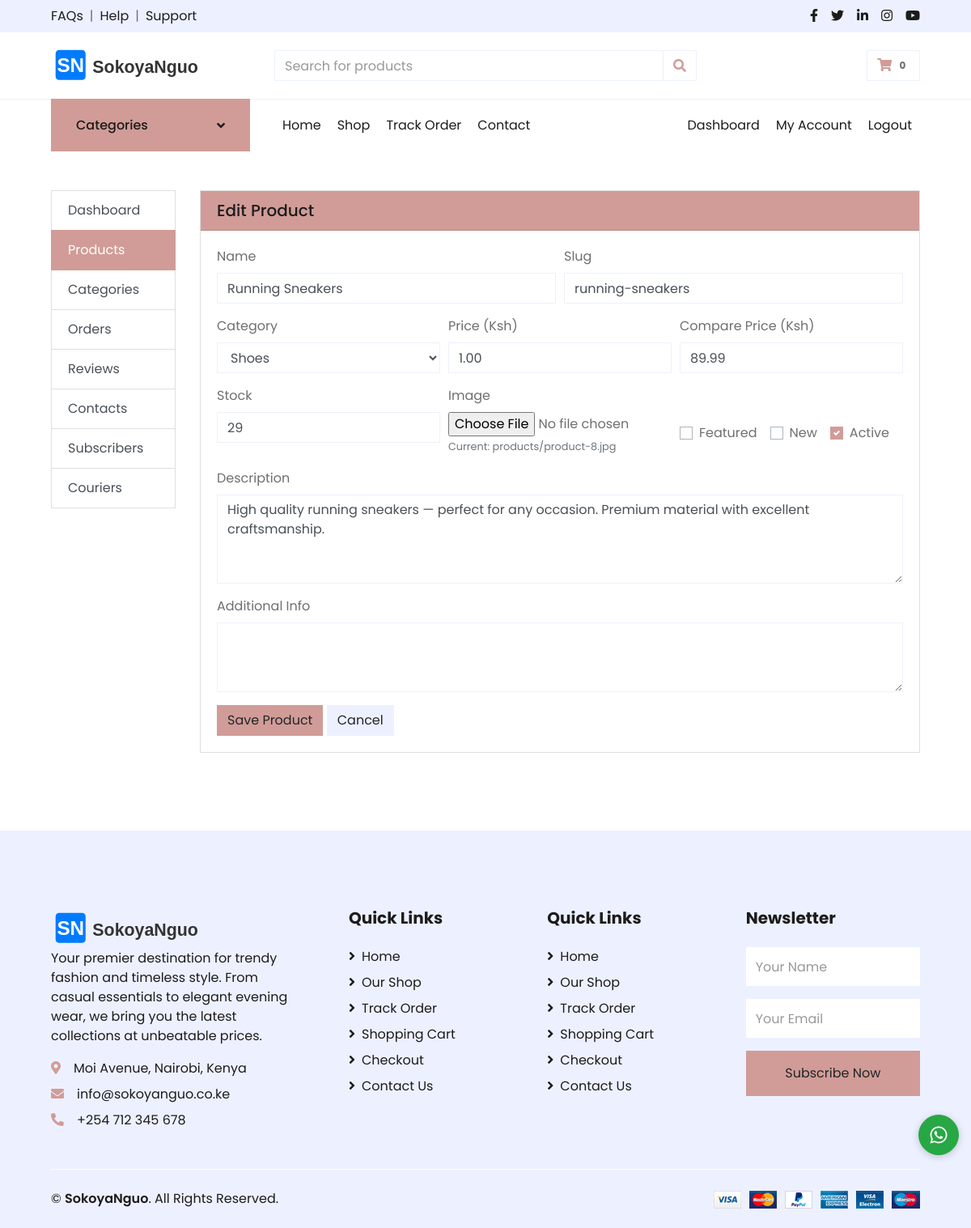
Screenshot of /dashboard/products/8/edit/ (signed in) with the database file from the repository.
### store/models.py (models this page shows, shortened)
class Product(models.Model):
    category = models.ForeignKey(Category, on_delete=models.CASCADE, related_name='products')
    name = models.CharField(max_length=200)
    slug = models.SlugField(unique=True)
    description = models.TextField(blank=True)
    additional_info = models.TextField(blank=True)
    price = models.DecimalField(max_digits=10, decimal_places=2)
    compare_price = models.DecimalField(max_digits=10, decimal_places=2, blank=True, null=True)
    image = models.ImageField(upload_to='products/')
    is_featured = models.BooleanField(default=False)
    is_new = models.BooleanField(default=True)
    stock = models.IntegerField(default=0)
    is_active = models.BooleanField(default=True)
    created_at = models.DateTimeField(auto_now_add=True)
    updated_at = models.DateTimeField(auto_now=True)
    class Meta:
        ordering = ['-created_at']

class Category(models.Model):
    name = models.CharField(max_length=200)
    slug = models.SlugField(unique=True)
    image = models.ImageField(upload_to='categories/', blank=True, null=True)
    is_active = models.BooleanField(default=True)
    class Meta:
        verbose_name_plural = 'Categories'
        ordering = ['name']

### store/dashboard_views.py (the view, shortened to what this page needs)
# urls.py: path('products/<int:product_id>/edit/', dashboard_views.product_edit, name='product_edit'),
@staff_required
def product_edit(request, product_id):
    product = get_object_or_404(Product, id=product_id)
    categories = Category.objects.filter(is_active=True)
    return render(request, 'dashboard/product_form.html', {'product': product, 'categories': categories, 'action': 'Edit'})

### store/context_processors.py (called while the page is built)
def cart_count(request):
    count = 0
    if request.user.is_authenticated:
        cart = Cart.objects.filter(user=request.user).first()
        if cart:
            count = cart.item_count()
    elif request.session.session_key:
        cart = Cart.objects.filter(session_id=request.session.session_key).first()
        if cart:
            count = cart.item_count()
    return {'cart_item_count': count}

def categories(request):
    return {'categories': Category.objects.filter(is_active=True)}

### store/dashboard_views.py (called while the page is built, shortened)
def staff_required(view_func):
    @wraps(view_func)
    def _wrapper(request, *args, **kwargs):
        if not request.user.is_staff:
            from django.http import HttpResponseForbidden
            return HttpResponseForbidden()
        return view_func(request, *args, **kwargs)
    return _wrapper

### templates/dashboard/product_form.html (shortened to what this page needs)
{% extends 'dashboard/base.html' %}
{% load static %}
{% block dashboard_content %}
<div class="card">
    <div class="card-header bg-primary text-white"><h5 class="mb-0">{{ action }} Product</h5></div>
    <div class="card-body">
        <form method="POST" enctype="multipart/form-data">
            <div class="form-row">
                <div class="form-group col-md-6">
                    <label>Name</label>
                    <input type="text" name="name" class="form-control" value="{{ product.name|default:'' }}" required>
                </div>
                <div class="form-group col-md-6">
                    <label>Slug</label>
                    <input type="text" name="slug" class="form-control" value="{{ product.slug|default:'' }}" placeholder="Leave blank to auto-generate">
                </div>
            </div>
            <div class="form-row">
                <div class="form-group col-md-4">
                    <label>Category</label>
                    <select name="category" class="form-control" required>
                        {% for cat in categories %}
                        <option value="{{ cat.id }}" {% if product.category.id == cat.id %}selected{% endif %}>{{ cat.name }}</option>
                        {% endfor %}
                    </select>
                </div>
                <div class="form-group col-md-4">
                    <label>Price (Ksh)</label>
                    <input type="number" step="0.01" name="price" class="form-control" value="{{ product.price|default:'' }}" required>
                </div>
                <div class="form-group col-md-4">
                    <label>Compare Price (Ksh)</label>
                    <input type="number" step="0.01" name="compare_price" class="form-control" value="{{ product.compare_price|default:'' }}">
                </div>
            </div>
            <div class="form-row">
                <div class="form-group col-md-4">
                    <label>Stock</label>
                    <input type="number" name="stock" class="form-control" value="{{ product.stock|default:'0' }}">
                </div>
                <div class="form-group col-md-4">
                    <label>Image</label>
                    <input type="file" name="image" class="form-control-file">
                    {% if product.image %}<small class="text-muted">Current: {{ product.image.name }}</small>{% endif %}
                </div>
                <div class="form-group col-md-4 d-flex align-items-end pb-3">
                    <div class="custom-control custom-checkbox mr-3">
                        <label class="custom-control-label" for="is_featured">Featured</label>
                    </div>
                    <div class="custom-control custom-checkbox mr-3">
                        <label class="custom-control-label" for="is_new">New</label>
                    </div>
                    <div class="custom-control custom-checkbox">
                        <label class="custom-control-label" for="is_active">Active</label>
                    </div>
                </div>
            </div>
            <div class="form-group">
                <label>Description</label>
                <textarea name="description" class="form-control" rows="4">{{ product.description|default:'' }}</textarea>
            </div>
            <div class="form-group">
                <label>Additional Info</label>
                <textarea name="additional_info" class="form-control" rows="3">{{ product.additional_info|default:'' }}</textarea>
            </div>
            <button type="submit" class="btn btn-primary">Save Product</button>
            <a href="{% url 'dashboard:product_list' %}" class="btn btn-secondary">Cancel</a>
        </form>
    </div>
</div>
{% endblock %}

### rows the page displays
Product: name "Running Sneakers", slug "running-sneakers", category "Shoes", price "1.00", compare_price "89.99", stock "29", image.name "products/product-8.jpg", description "High quality running sneakers — perfect for any occasion. Premium material with excellent craftsmanship."

### other values shown
{{ cart_item_count }} "0"
{{ action }} "Edit"
